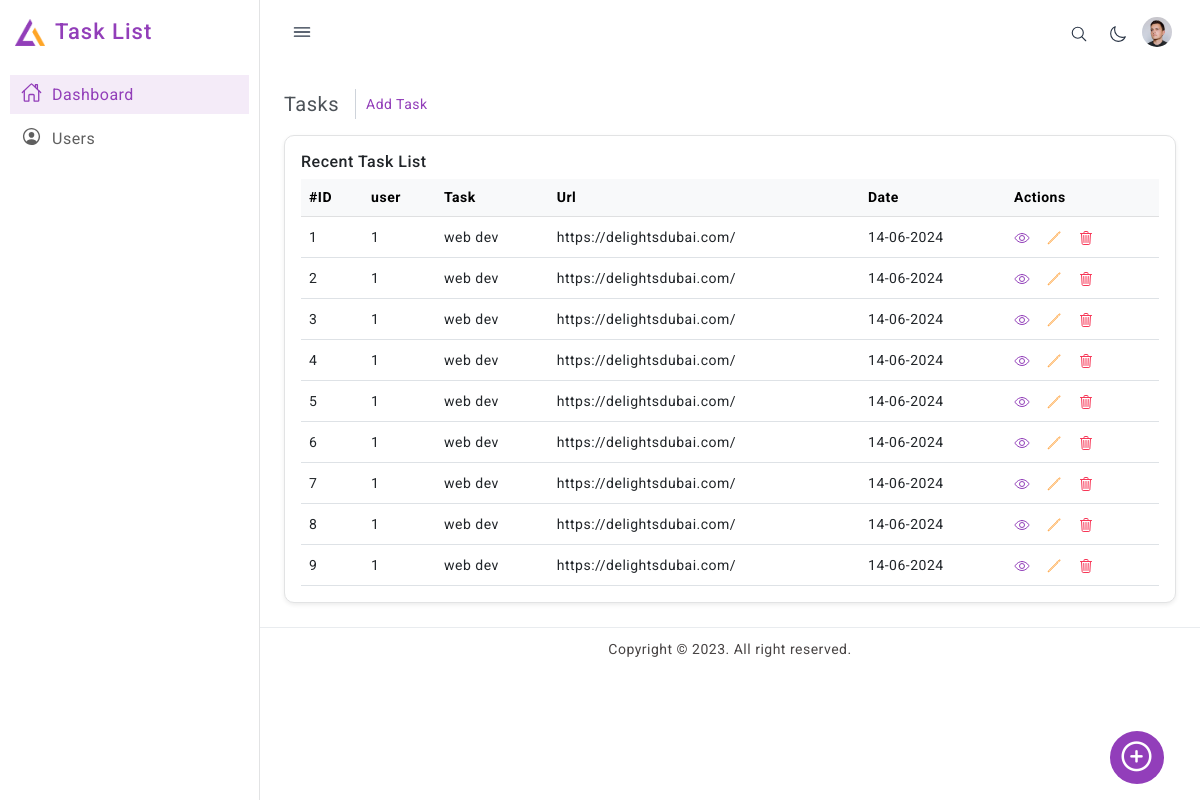
/index.php (signed in), run on the app's committed database.
### tables this page shows
CREATE TABLE `task` (
  `id` int(11) NOT NULL,
  `task` text NOT NULL,
  `url` varchar(255) NOT NULL,
  `date` varchar(255) DEFAULT NULL,
  `user_id` int(11) NOT NULL
);

### page-content.php (the view, shortened to what this page needs)
<div class="page-content-wrapper">
      <div class="page-content">
        <div class="page-breadcrumb d-none d-sm-flex align-items-center mb-3">
          <div class="breadcrumb-title pe-3">Tasks </div> <div style="margin-left:10px"> <a href="index.php?page=2">Add Task</a></div>
        </div>
        <div class="card radius-10 w-100">
          <div class="card-body">
            <div class="d-flex align-items-center">
              <h6 class="mb-0">Recent Task List</h6>
            </div>
            <div class="table-responsive mt-2">
              <table class="table align-middle mb-0">
                <thead class="table-light">
                  <tr>
                    <th>#ID</th>
                    <th>user</th>
                    <th>Task</th>
                    <th>Url</th>
                    <th>Date</th>
                    <th>Actions</th>
                  </tr>
                </thead>
                <tbody>
                <?php
                  require_once('conn.php');
                  $sql = "SELECT * FROM `task`";
                  $result = $conn->query($sql);
                  if ($result->num_rows > 0) {
                    while($row = $result->fetch_assoc()) {
                      echo "<tr>";
                      echo "<td>".$row["id"]."</td>";
                      echo "<td>".$row["user_id"]."</td>";
                      echo "<td>".$row["task"]."</td>";
                      echo "<td>".$row["url"]."</td>";
                      echo "<td>".$row["date"]."</td>";
                      echo '<td>
                      <div class="d-flex align-items-center gap-3 fs-6">
                        <a href="javascript:;" class="text-primary" data-bs-toggle="tooltip" data-bs-placement="bottom"
                          title="" data-bs-original-title="View detail" aria-label="Views">
                          <ion-icon name="eye-outline"></ion-icon>
                        </a>
                        <a href="javascript:;" class="text-warning" data-bs-toggle="tooltip" data-bs-placement="bottom"
                          title="" data-bs-original-title="Edit info" aria-label="Edit">
                          <ion-icon name="pencil-outline"></ion-icon>
                        </a>
                        <a href="javascript:;" class="text-danger" data-bs-toggle="tooltip" data-bs-placement="bottom"
                          title="" data-bs-original-title="Delete" aria-label="Delete">
                          <ion-icon name="trash-outline"></ion-icon>
                        </a>
                      </div>
                    </td>';
                      echo "</tr>";
                    }
                  }
                ?>
                </tbody>
              </table>
            </div>
          </div>
        </div>
      </div>
    </div>
    <div  data-bs-toggle="modal" data-bs-target="#exampleModal" class="float " style="z-index:9999;position:fixed;right:3%;bottom:2%; background:#923EBA; border-radius:50%;padding:10px 12px; ">
     <i class="lni lni-circle-plus" style="color:white;font-size:30px;"></i>
                </div>

### index.php (shortened to what this page needs)
<!doctype html>
<html lang="en">
<head>
  <link href="assets/css/pace.min.css" rel="stylesheet" />
  <link href="assets/plugins/simplebar/css/simplebar.css" rel="stylesheet" />
  <link href="assets/plugins/perfect-scrollbar/css/perfect-scrollbar.css" rel="stylesheet" />
  <link href="assets/plugins/metismenu/css/metisMenu.min.css" rel="stylesheet" />
  <link href="assets/css/bootstrap.min.css" rel="stylesheet">
  <link href="assets/css/bootstrap-extended.css" rel="stylesheet">
  <link href="assets/css/style.css" rel="stylesheet">
  <link href="assets/css/icons.css" rel="stylesheet">
  <link href="assets/css/dark-theme.css" rel="stylesheet" />
  <link href="assets/css/semi-dark.css" rel="stylesheet" />
  <link href="assets/css/header-colors.css" rel="stylesheet" />
</head>
<body>
  <div class="wrapper ">
    <?php
      include('sitebar.php');
      include('top-header.php');
      if (isset($_GET['page'])) {
        $page = $_GET['page'];
        switch ($page) {
            case '1':
                include('page-content.php');
                break;
            case '2':
              include('task/task_form.php');
              break;
            case '2':
              include('users.php');
              break;
            case '0':
                include('users.php');
                break;
            default:
            include('page-content.php');
            break;
        }
    } else {
      include('page-content.php');
    }
    ?>
    <footer class="footer">
      <div class="footer-text">
        Copyright © 2023. All right reserved.
      </div>
    </footer>
</body>
</html>

### sitebar.php
<aside class="sidebar-wrapper" data-simplebar="true">
      <div class="sidebar-header">
        <div>
          <img src="assets/images/logo-icon-2.png" class="logo-icon" alt="logo icon">
        </div>
        <div>
          <h4 class="logo-text">Task List</h4>
        </div>
      </div>
      <ul class="metismenu" id="menu">
        <li>
          <a href="index.php">
            <div class="parent-icon">
              <ion-icon name="home-outline"></ion-icon>
            </div>
            <div class="menu-title">Dashboard</div>
          </a>
        </li>
        <li>
          <a href="index.php?page=0">
            <div class="parent-icon">
              <ion-icon name="person-circle-outline"></ion-icon>
            </div>
            <div class="menu-title">Users</div>
          </a>
        </li>
      </ul>
    </aside>

### top-header.php (shortened to what this page needs)
<header class="top-header">
      <nav class="navbar navbar-expand gap-3">
        <div class="toggle-icon">
          <ion-icon name="menu-outline"></ion-icon>
        </div>
        <div class="top-navbar-right ms-auto">
          <ul class="navbar-nav align-items-center">
            <li class="nav-item">
              <a class="nav-link mobile-search-button" href="javascript:;">
                <div class="">
                  <ion-icon name="search-outline"></ion-icon>
                </div>
              </a>
            </li>
            <li class="nav-item">
              <a class="nav-link dark-mode-icon" href="javascript:;">
                <div class="mode-icon">
                  <ion-icon name="moon-outline"></ion-icon>
                </div>
              </a>
            </li>
            <li class="nav-item dropdown dropdown-user-setting">
              <a class="nav-link dropdown-toggle dropdown-toggle-nocaret" href="javascript:;" data-bs-toggle="dropdown">
                <div class="user-setting">
                  <img src="assets/images/avatars/06.png" class="user-img" alt="">
                </div>
              </a>
            </li>
          </ul>
        </div>
      </nav>
    </header>

### assets/css/style.css (style rules this page uses)
body { color: #4c5258; font-size: 14px; letter-spacing: .5px; background-color: #ffffff; overflow-x: hidden; font-family: Roboto, sans-serif; }
a { color: #923eb9; text-decoration: none; }
ion-icon { vertical-align: middle; }
::placeholder { opacity: 0.5 !important; }
.wrapper { position: relative; width: 100%; height: auto; }
.wrapper .page-content-wrapper { margin-left: 260px; margin-top: 65px; padding-bottom: 20px; transition: .3s all; }
.wrapper .page-content { padding: 1.5rem; }
.sidebar-wrapper { position: fixed; top: 0; left: 0; width: 260px; height: 100%; background-color: #ffffff; background-clip: padding-box; border-right: 1px solid #e2e3e4; transition: all .2s; z-index: 16; box-shadow: none; }
.sidebar-wrapper .sidebar-header { width: 260px; height: 65px; display: flex; align-items: center; position: fixed; top: 0; bottom: 0; padding: 0 15px; z-index: 5; background-color: #ffffff; border-right: 1px solid #e2e3e4; border-bottom: 0px solid #e4e4e4; transition: all .2s; }
.sidebar-wrapper .sidebar-header .logo-icon { width: 30px; }
.sidebar-wrapper .sidebar-header .logo-text { font-size: 22px; margin-left: 10px; margin-bottom: 0; letter-spacing: 1px; color: #923eb9; }
.toggle-icon { display: flex; align-items: center; justify-content: center; width: 35px; height: 35px; border-radius: 50%; font-size: 22px; cursor: pointer; color: #293445; }
.sidebar-wrapper ul { padding: 0; margin: 0; list-style: none; background: 0% 0 }
.sidebar-wrapper .metismenu { background: 0% 0; display: -webkit-box; display: -ms-flexbox; display: flex; padding: 10px; margin-top: 60px; -webkit-box-orient: vertical; -webkit-box-direction: normal; -ms-flex-direction: column; flex-direction: column }
.sidebar-wrapper .metismenu li+li { margin-top: 5px }
.sidebar-wrapper .metismenu li:first-child { margin-top: 5px }
.sidebar-wrapper .metismenu li:last-child { margin-bottom: 5px }
.sidebar-wrapper .metismenu>li { display: -webkit-box; display: -ms-flexbox; display: flex; -webkit-box-orient: vertical; -webkit-box-direction: normal; -ms-flex-direction: column; flex-direction: column; position: relative }
.sidebar-wrapper .metismenu a { position: relative; display: flex; align-items: center; justify-content: left; padding: 6px 10px; font-size: 16px; color: #5f5f5f; outline-width: 0; text-overflow: ellipsis; overflow: hidden; letter-spacing: .5px; border: 1px solid rgb(146 62 185 / 0%); transition: all .2s ease-out }
.sidebar-wrapper .metismenu a .parent-icon { font-size: 21px; line-height: 1 }
.sidebar-wrapper .metismenu a .parent-icon ion-icon { vertical-align: initial; }
.sidebar-wrapper .metismenu a .menu-title { margin-left: 10px }
.sidebar-wrapper .metismenu .mm-active>a, .sidebar-wrapper .metismenu a:active, .sidebar-wrapper .metismenu a:focus, .sidebar-wrapper .metismenu a:hover { color: #923eb9; text-decoration: none; background-color: rgb(146 62 185 / 10%); }
.top-header { display: flex; flex-direction: row; align-items: center; position: fixed; top: 0; left: 260px; right: 0; height: 65px; padding: 0 1.5rem; border-bottom: 1px solid rgba(233, 236, 239, 0); background-clip: border-box; background-color: #ffffff; z-index: 5; transition: 0.3s all; box-shadow: none; }
.top-header .navbar { width: 100%; }
.top-header .navbar .top-navbar-right .nav-item { display: flex; align-items: center; justify-content: center; width: 35px; height: 35px; border-radius: 50%; background-color: #ffffff; margin: 0 2px; }
.top-header .navbar .top-navbar-right .nav-link { color: #293445; font-size: 18px; font-weight: 500; padding-right: .7rem; padding-left: .7rem; }
.top-header .navbar .user-img { width: 30px; height: 30px; padding: 0px; border-radius: 50%; }
.dropdown-toggle-nocaret:after { display: none }
.breadcrumb-title { font-size: 20px; border-right: 1.5px solid #ced3da; }
.footer { position: absolute; left: 260px; right: 0; bottom: 0; padding: 0.7rem; color: #484444; background-color: #fff; border-top: 1px solid #e9ecef; text-align: center; transition: .3s all; }
.radius-10 { border-radius: 10px !important; }
.table-responsive { white-space: nowrap; }

### data on the page
task: id "1", user "1", task "web dev", url "https://delightsdubai.com/", date "14-06-2024"
task: id "2", user "1", task "web dev", url "https://delightsdubai.com/", date "14-06-2024"
task: id "3", user "1", task "web dev", url "https://delightsdubai.com/", date "14-06-2024"
task: id "4", user "1", task "web dev", url "https://delightsdubai.com/", date "14-06-2024"
task: id "5", user "1", task "web dev", url "https://delightsdubai.com/", date "14-06-2024"
task: id "6", user "1", task "web dev", url "https://delightsdubai.com/", date "14-06-2024"
task: id "7", user "1", task "web dev", url "https://delightsdubai.com/", date "14-06-2024"
task: id "8", user "1", task "web dev", url "https://delightsdubai.com/", date "14-06-2024"
task: id "9", user "1", task "web dev", url "https://delightsdubai.com/", date "14-06-2024"
